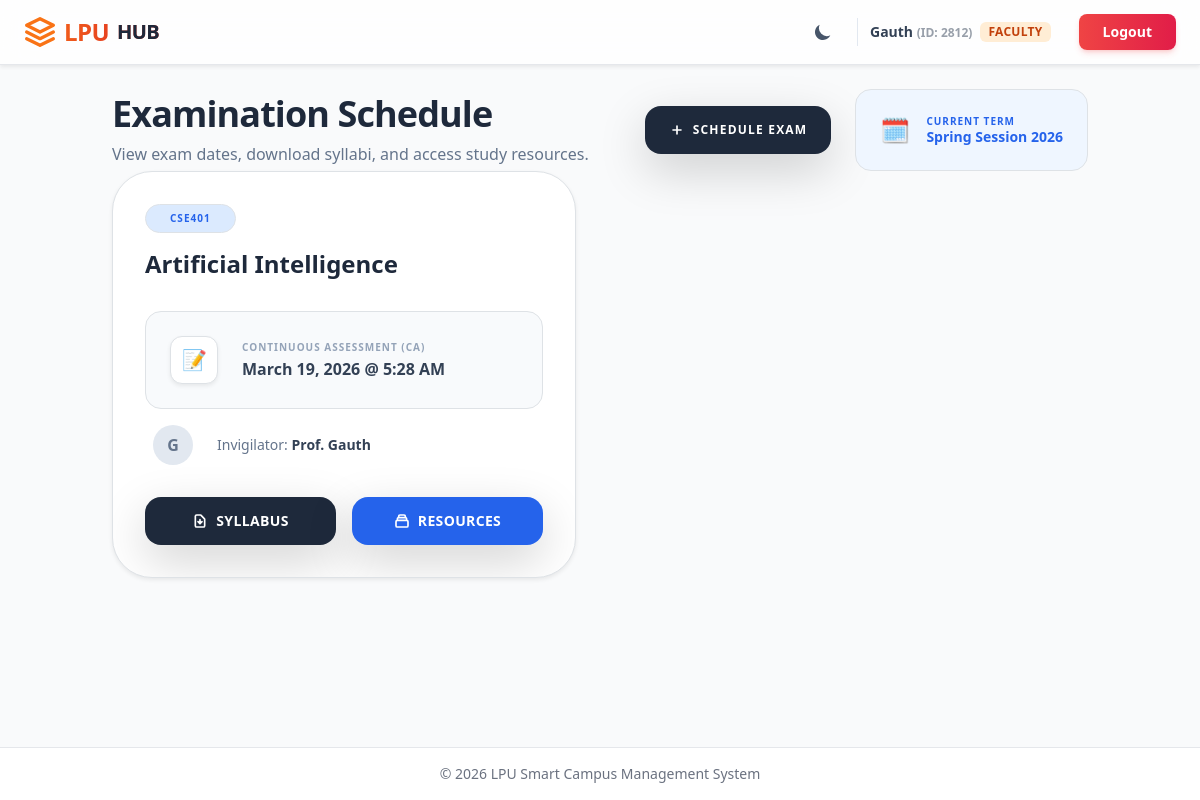
Page /exams/ (signed in) on the earlier database version.
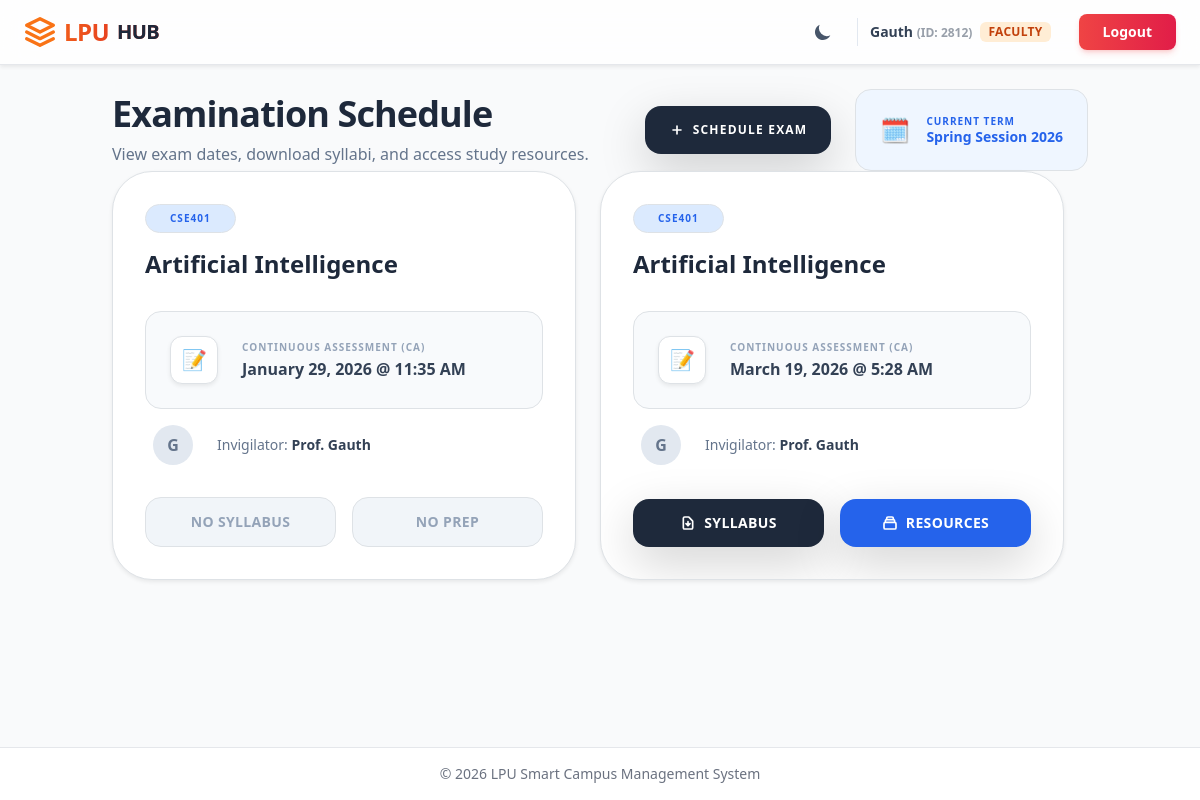
Same page on the later database version.
### exams/models.py (models this page shows, shortened)
class Exam(models.Model):
    EXAM_TYPES = [
        ('CA', 'Continuous Assessment (CA)'),
        ('MID', 'Mid Term Examination'),
        ('END', 'End Term Examination'),
    ]
    course = models.ForeignKey(Course, on_delete=models.CASCADE, related_name='exams')
    exam_type = models.CharField(max_length=20, choices=EXAM_TYPES)
    date = models.DateTimeField()
    syllabus = models.FileField(upload_to='exams/syllabi/', null=True, blank=True)
    resources = models.FileField(upload_to='exams/resources/', null=True, blank=True)
    created_at = models.DateTimeField(auto_now_add=True)

### attendance/models.py (models this page shows, shortened)
class Course(models.Model):
    name = models.CharField(max_length=100)
    code = models.CharField(max_length=20, unique=True)
    faculty = models.ForeignKey(settings.AUTH_USER_MODEL, on_delete=models.CASCADE, limit_choices_to={'role': 'FACULTY'})
    students = models.ManyToManyField(settings.AUTH_USER_MODEL, related_name='enrolled_courses', limit_choices_to={'role': 'STUDENT'})

### core/models.py (models this page shows, shortened)
class User(AbstractUser):
    class Role(models.TextChoices):
        STUDENT = "STUDENT", "Student"
        FACULTY = "FACULTY", "Faculty"
        ADMIN = "ADMIN", "Admin"
    role = models.CharField(max_length=50, choices=Role.choices, default=Role.STUDENT)
    uid = models.CharField(max_length=8, unique=True, null=True, blank=True)
    section = models.ForeignKey(Section, on_delete=models.SET_NULL, null=True, blank=True, related_name='members')
    is_approved = models.BooleanField(default=False)

### exams/views.py (the view)
# urls.py: path('', views.exam_list, name='exam_list'),
@login_required
def exam_list(request):
    if request.user.role == 'FACULTY':
        course_ids = Course.objects.filter(faculty=request.user).values_list('id', flat=True)
        exams = Exam.objects.filter(course_id__in=course_ids).order_by('date')
    else:
        course_ids = Course.objects.filter(students=request.user).values_list('id', flat=True)
        exams = Exam.objects.filter(course_id__in=course_ids).order_by('date')
    return render(request, 'exams/exam_list.html', {'exams': exams})

### templates/exams/exam_list.html (shortened to what the changed rows need)
{% extends "base.html" %}
{% block content %}
<div class="row mb-10">
    <div class="col-12 px-lg-4">
        <div class="flex items-center justify-between">
            <div>
                <h2 class="text-4xl font-black text-slate-800 dark:text-white mb-2 tracking-tight">
                    Examination Schedule
                </h2>
            </div>
        </div>
    </div>
    <div class="row px-lg-4 pb-12">
        <div class="col-12">
            <div class="grid grid-cols-1 md:grid-cols-2 xl:grid-cols-3 gap-6">
                {% for exam in exams %}
                <div
                    class="group bg-white dark:!bg-slate-800 rounded-[2.5rem] p-8 shadow-sm hover:shadow-2xl hover:shadow-blue-500/10 transition-all duration-500 border border-slate-100 dark:!border-slate-700/50 relative overflow-hidden flex flex-col h-full transform hover:-translate-y-2">
                    <div class="flex justify-between items-start mb-6 relative z-10">
                        <div>
                            <span
                                class="inline-block px-4 py-1.5 bg-blue-100 dark:!bg-blue-500/20 text-blue-600 dark:!text-blue-400 text-[10px] font-black rounded-full mb-3 uppercase tracking-widest border border-blue-200 dark:!border-blue-500/30">
                                {{ exam.course.code }}
                            </span>
                            <h3
                                class="text-2xl font-bold text-slate-800 dark:text-white leading-tight mb-2 group-hover:text-blue-500 transition-colors">
                                {{ exam.course.name }}
                            </h3>
                        </div>
                    </div>
                    <div class="space-y-4 mb-8 relative z-10 flex-grow">
                        <div
                            class="flex items-center gap-4 p-4 bg-slate-50 dark:!bg-slate-900/50 rounded-2xl border border-slate-100 dark:!border-slate-700/50">
                            <div
                                class="w-12 h-12 bg-white dark:!bg-slate-800 rounded-xl flex items-center justify-center text-xl shadow-sm border border-slate-200 dark:!border-slate-700">
                                📝
                            </div>
                            <div>
                                <p
                                    class="text-[10px] text-slate-400 dark:text-slate-500 font-bold uppercase tracking-widest mb-0.5">
                                    {{ exam.get_exam_type_display }}</p>
                                <p class="font-bold text-slate-700 dark:text-slate-200">
                                    {{ exam.date|date:"F d, Y @ g:i A" }}
                                </p>
                            </div>
                        </div>
                        <div class="flex items-center gap-4 px-2">
                            <div
                                class="w-10 h-10 bg-slate-200 dark:bg-slate-700 rounded-full flex items-center justify-center font-bold text-slate-500 dark:text-slate-400">
                                {{ exam.course.faculty.username|make_list|first|upper }}
                            </div>
                            <p class="text-sm font-medium text-slate-500 dark:text-slate-400">
                                Invigilator: <span class="text-slate-700 dark:text-slate-200 font-bold">Prof.
                                    {{ exam.course.faculty.username }}
                                </span>
                            </p>
                        </div>
                    </div>
                    <div class="grid grid-cols-2 gap-3 relative z-10 mt-auto">
                        {% if exam.syllabus %}
                        <a href="{{ exam.syllabus.url }}"
                            class="flex items-center justify-center gap-2 bg-slate-800 dark:bg-slate-700 hover:bg-slate-900 dark:hover:bg-slate-600 text-white font-bold py-3.5 rounded-2xl transition-all shadow-lg shadow-slate-900/10 no-underline text-sm uppercase tracking-wide">
                            <svg class="w-4 h-4" fill="none" viewBox="0 0 24 24" stroke="currentColor">
                                <path stroke-linecap="round" stroke-linejoin="round" stroke-width="2.5"
                                    d="M12 10v6m0 0l-3-3m3 3l3-3m2 8H7a2 2 0 01-2-2V5a2 2 0 012-2h5.586a1 1 0 01.707.293l5.414 5.414a1 1 0 01.293.707V19a2 2 0 01-2 2z" />
                            </svg>
                            Syllabus
                        </a>
                        {% else %}
                        <button disabled
                            class="flex items-center justify-center gap-2 bg-slate-100 dark:bg-slate-800 text-slate-400 dark:text-slate-600 font-bold py-3.5 rounded-2xl border border-slate-200 dark:border-slate-700 cursor-not-allowed text-sm uppercase tracking-wide">
                            No Syllabus
                        </button>
                        {% endif %}
                        {% if exam.resources %}
                        <a href="{{ exam.resources.url }}"
                            class="flex items-center justify-center gap-2 bg-blue-600 hover:bg-blue-700 text-white font-bold py-3.5 rounded-2xl transition-all shadow-lg shadow-blue-600/20 no-underline text-sm uppercase tracking-wide">
                            <svg class="w-4 h-4" fill="none" viewBox="0 0 24 24" stroke="currentColor">
                                <path stroke-linecap="round" stroke-linejoin="round" stroke-width="2.5"
                                    d="M19 11H5m14 0a2 2 0 012 2v6a2 2 0 01-2 2H5a2 2 0 01-2-2v-6a2 2 0 012-2m14 0V9a2 2 0 00-2-2M5 11V9a2 2 0 012-2m0 0V5a2 2 0 012-2h6a2 2 0 012 2v2M7 7h10" />
                            </svg>
                            Resources
                        </a>
                        {% else %}
                        <button disabled
                            class="flex items-center justify-center gap-2 bg-slate-100 dark:bg-slate-800 text-slate-400 dark:text-slate-600 font-bold py-3.5 rounded-2xl border border-slate-200 dark:border-slate-700 cursor-not-allowed text-sm uppercase tracking-wide">
                            No Prep
                        </button>
                        {% endif %}
                    </div>
                </div>
                {% endfor %}
            </div>
        </div>
    </div>
    {% endblock %}

Differences in the rows shown:
added Exam: course.code "CSE401", course.name "Artificial Intelligence", exam_type "CONTINUOUS ASSESSMENT (CA)", date "January 29, 2026 @ 11:35 AM", course.faculty.username|make_list "G", course.faculty.username "Gauth", syllabus "NO SYLLABUS", resources "NO PREP"
